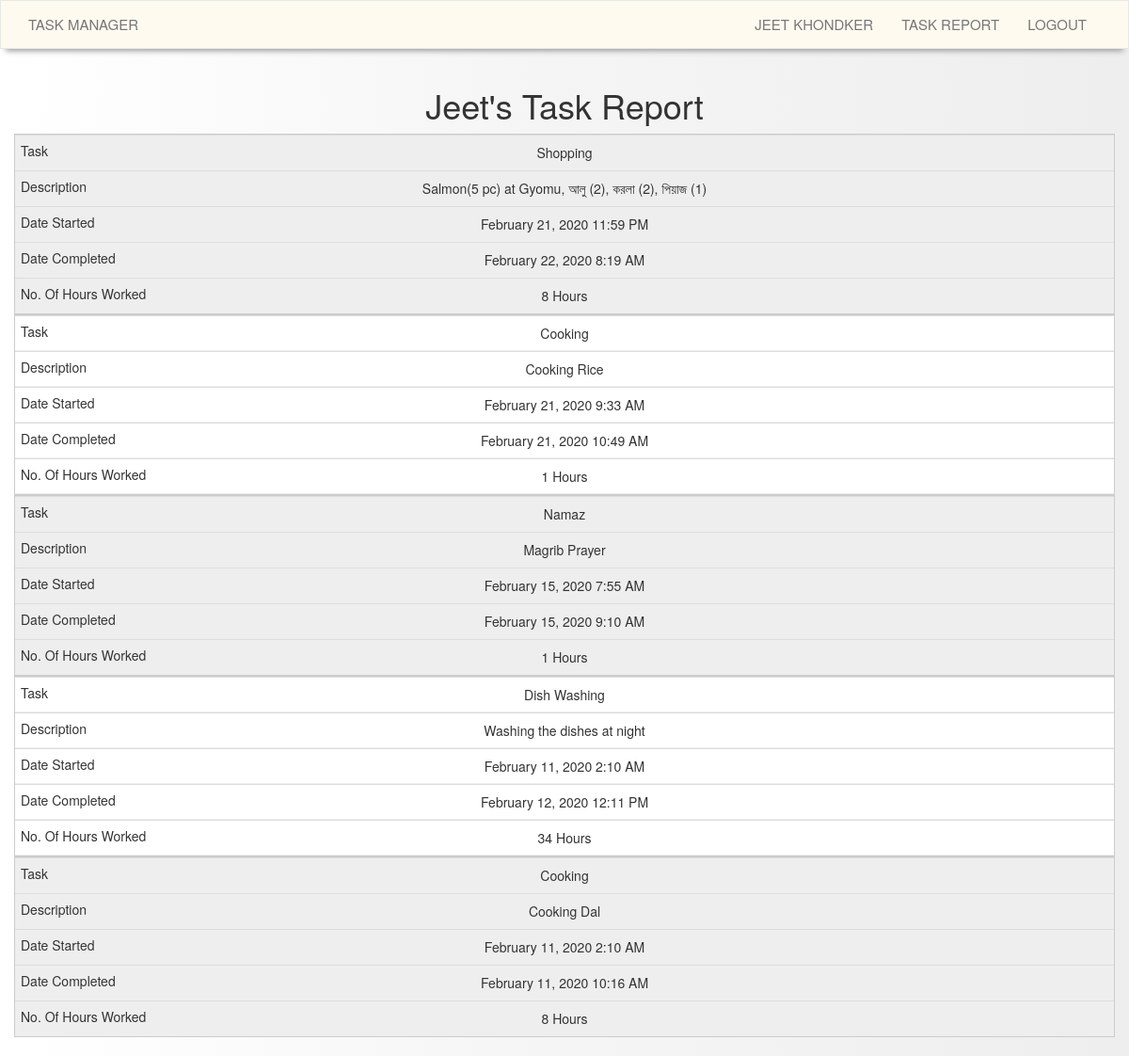
The app's page /taskreport/1 (signed in) with its own data.
### app/models.py (models this page shows, shortened)
class User(UserMixin, db.Model):
    __tablename__ = "user"
    id = db.Column(db.Integer, primary_key = True)
    username = db.Column(db.String(64), index = True, unique = True)
    firstName = db.Column(db.String(50))
    lastName = db.Column(db.String(50))
    email = db.Column(db.String(120), index = True, unique = True)
    password_hash = db.Column(db.String(128))
    todoitems = db.relationship("ToDo", backref = "owner", lazy = "dynamic")

class ToDo(db.Model):
    __tablename__ = "todoitems"
    item_id = db.Column(db.Integer, primary_key = True)
    title = db.Column(db.String(100), nullable = False)
    description = db.Column(db.String(200), nullable = False)
    date_created = db.Column(db.DateTime, default = datetime.utcnow)
    date_updated = db.Column(db.DateTime)
    date_completed = db.Column(db.DateTime)
    is_completed = db.Column(db.Boolean, default = False, nullable = False)
    user_id = db.Column(db.Integer, db.ForeignKey("user.id"), nullable = False)

### app/routes.py (the view)
@app.route("/taskreport/<user_id>")
@login_required
def view_taskreport(user_id):
    completed_todoitems = db.session.query(ToDo).filter_by(user_id = current_user.id).filter(ToDo.is_completed == True).order_by(ToDo.date_created.desc()).all()
    return render_template("taskreport.html", completed_todoitems = completed_todoitems)

### app/models.py (called while the page is built)
@login.user_loader
def load_user(id):
    return User.query.get(int(id))

### app/routes.py (called while the page is built)
@app.before_request
def before_request():
    g.locale = str(get_locale())

### app/templates/taskreport.html (shortened to what this page needs)
{% extends "base.html" %}
{% block app_content %}
    <h1 class="text-center">{{ current_user.firstName }}{{ _("\'s Task Report") }}</h1>
    {% if completed_todoitems|length < 1 %}
        <h3 class="text-center">{{ _("Currently you did not complete any tasks,") }} {{ current_user.firstName }}{{ _('.') }}</h3>
    {% else %}
        <table class="table table-dark">
            <tbody>
                {% for completed_items in completed_todoitems %}
                    <tr>
                        {% if completed_items.is_completed == True %}
                            <td class="taskreport">{{ completed_items.title }}</td>
                            <td class="taskreport">{{ completed_items.description }}</td>
                            <td class="taskreport">{{ moment(completed_items.date_created).format("LLL") }}</td>
                            <td class="taskreport">{{ moment(completed_items.date_completed).format("LLL") }}</td>
                            <td class="taskreport">{{ ((completed_items.date_completed - completed_items.date_created).days * 24 + (completed_items.date_completed - completed_items.date_created).seconds / 3600)|int }}&nbsp;{{ _("Hours") }}</td>
                        {% endif %}
                    </tr>
                {% endfor %}
            </tbody>
        </table>
    {% endif %}
{% endblock %}

### app/templates/base.html (shortened to what this page needs)
{% extends "bootstrap/base.html" %}
{% block styles %}
    {{ super() }}
    <link rel="stylesheet" href="{{ url_for('static', filename='css/mobile-style.css') }}">
    <link rel="stylesheet" href="{{ url_for('static', filename='css/pc-style.css') }}">
{% endblock %}
{% block navbar %}
    <nav class="navbar navbar-default navbar-expand-lg navbar-light bg-light" role="navigation">
        <div class="container">
            <div class="navbar-header">
                <a class="navbar-brand text-uppercase" href="{{ url_for('index') }}">{{ _("Task Manager") }}</a>
            </div>
            <div class="collapse navbar-collapse" id="bs-example-navbar-collapse-1">
                <ul class="nav navbar-nav navbar-right">
                    {% if current_user.is_anonymous %}
                        <li><a href="{{ url_for('login') }}">{{ _("Login") }}</a></li>
                    {% else %}
                        <li><a href="{{ url_for('user', username=current_user.username) }}">{{ current_user.firstName }}&nbsp;{{ current_user.lastName }}</a></li>
                        <li><a href="{{ url_for('view_taskreport', user_id=current_user.id) }}">{{ _("Task Report") }}</a></li>
                        <li><a href="{{ url_for('logout') }}">{{ _("Logout") }}</a></li>
                    {% endif %}
                </ul>
            </div>
        </div>
    </nav>
{% endblock %}
{% block content %}
    <div class="container">
        <div class="row">
            {% block app_content %}{% endblock %}
        </div>
    </div>
{% endblock %}

### app/static/css/mobile-style.css (style rules this page uses)
@media only screen and (max-width: 760px), 
(min-device-width: 768px) and (max-device-width: 1024px) { table, thead, tbody, th, td, tr { display: block; } }
@media only screen and (max-width: 760px), 
(min-device-width: 768px) and (max-device-width: 1024px) { tr { border: 1px solid #ccc; } }
@media only screen and (max-width: 760px), 
(min-device-width: 768px) and (max-device-width: 1024px) { td { border: none; border-bottom: 1px solid #eee; position: relative; padding-left: 50%; } }
@media only screen and (max-width: 760px), 
(min-device-width: 768px) and (max-device-width: 1024px) { td:before { position: absolute; top: 6px; left: 6px; width: 45%; padding-right: 10px; white-space: nowrap; } }
@media only screen and (max-width: 760px), 
(min-device-width: 768px) and (max-device-width: 1024px) { td:nth-of-type(1)::before { content: "Task"; text-align: left; } }
@media only screen and (max-width: 760px), 
(min-device-width: 768px) and (max-device-width: 1024px) { td:nth-of-type(2)::before { content: "Description"; text-align: left; } }
@media only screen and (max-width: 760px), 
(min-device-width: 768px) and (max-device-width: 1024px) { td:nth-of-type(3)::before { content: "Date Added"; text-align: left; } }
@media only screen and (max-width: 760px), 
(min-device-width: 768px) and (max-device-width: 1024px) { td:nth-of-type(4)::before { content: "Date Updated"; text-align: left; } }
@media only screen and (max-width: 760px), 
(min-device-width: 768px) and (max-device-width: 1024px) { td:nth-of-type(5)::before { content: "Date Completed"; text-align: left; } }
@media only screen and (max-width: 760px), 
(min-device-width: 768px) and (max-device-width: 1024px) { td.taskreport:nth-of-type(1)::before { content: "Task"; text-align: left; } }
@media only screen and (max-width: 760px), 
(min-device-width: 768px) and (max-device-width: 1024px) { td.taskreport:nth-of-type(2)::before { content: "Description"; text-align: left; } }
@media only screen and (max-width: 760px), 
(min-device-width: 768px) and (max-device-width: 1024px) { td.taskreport:nth-of-type(3)::before { content: "Date Started"; text-align: left; } }
@media only screen and (max-width: 760px), 
(min-device-width: 768px) and (max-device-width: 1024px) { td.taskreport:nth-of-type(4)::before { content: "Date Completed"; text-align: left; } }
@media only screen and (max-width: 760px), 
(min-device-width: 768px) and (max-device-width: 1024px) { td.taskreport:nth-of-type(5)::before { content: "No. Of Hours Worked"; text-align: left; } }
@media only screen and (max-width: 760px), 
(min-device-width: 768px) and (max-device-width: 1024px) { .navbar { background-color: #000; border-radius: 0px; } }
@media only screen and (max-width: 760px), 
(min-device-width: 768px) and (max-device-width: 1024px) { .navbar-brand { color: #fff; text-decoration: none; } }

### app/static/css/pc-style.css (style rules this page uses)
body, html { height: 100%; background: rgba(255,255,255,1); background: -moz-linear-gradient(left, rgba(255,255,255,1) 0%, rgba(245,245,245,0.9) 47%, rgba(237,237,237,0.79) 100%); background: -webkit-gradient(left top, right top, color-stop(0%, rgba(255,255,255,1)), color-stop(47%, rgba(245,245,245,0.9)), color-stop(100%, rgba(237,237,237,0.79))); background: -webkit-linear-gradient(left, rgba(255,255,255,1) 0%, rgba(245,245,245,0.9) 47%, rgba(237,237,237,0.79) 100%); background: -o-linear-gradient(left, rgba(255,255,255,1) 0%, rgba(245,245,245,0.9) 47%, rgba(237,237,237,0.79) 100%); background: -ms-linear-gradient(left, rgba(255,255,255,1) 0%, rgba(245,245,245,0.9) 47%, rgba(237,237,237,0.79) 100%); background: linear-gradient(to right, rgba(255,255,255,1) 0%, rgba(245,245,245,0.9) 47%, rgba(237,237,237,0.79) 100%); filter: progid:DXImageTransform.Microsoft.gradient( startColorstr='#ffffff', endColorstr='#ededed', GradientType=1 ); }
* { box-sizing: border-box; }
a { color: #000; text-decoration: none; }
.navbar-brand { text-transform: uppercase; font-size: 15px; }
.navbar { background-color: #fffaf0; -webkit-box-shadow: 0 8px 6px -6px #999; -moz-box-shadow: 0 8px 6px -6px #999; box-shadow: 0 8px 6px -6px #999; }
table tr td { text-align: center; }
.table { background-color: #fff; }
tr:nth-of-type(odd) { background: #eee; }
.nav li a { text-transform: uppercase; font-size: 15px; }

### records on screen
User: firstName "JEET", lastName "KHONDKER", firstName "Jeet"
ToDo: title "Shopping", description "Salmon(5 pc) at Gyomu, আলু (2), করলা (2), পিয়াজ (1)", date_created "February 21, 2020 11:59 PM", date_completed "February 22, 2020 8:19 AM", date_completed+date_created "8"
ToDo: title "Cooking", description "Cooking Rice", date_created "February 21, 2020 9:33 AM", date_completed "February 21, 2020 10:49 AM", date_completed+date_created "1"
ToDo: title "Namaz", description "Magrib Prayer", date_created "February 15, 2020 7:55 AM", date_completed "February 15, 2020 9:10 AM", date_completed+date_created "1"
ToDo: title "Dish Washing", description "Washing the dishes at night", date_created "February 11, 2020 2:10 AM", date_completed "February 12, 2020 12:11 PM", date_completed+date_created "34"
ToDo: title "Cooking", description "Cooking Dal", date_created "February 11, 2020 2:10 AM", date_completed "February 11, 2020 10:16 AM", date_completed+date_created "8"
